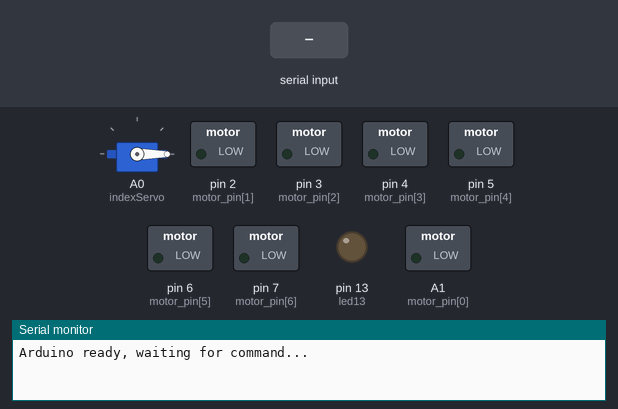
A sketch run on a simulated Arduino Leonardo, built with avr-gcc and run on an emulated ATmega32U4. Parts: servo, switched loads named in the sketch (green lamp = pin HIGH), output pins drawn as LEDs (lit = HIGH), the last lines printed to the serial monitor. The test bench sets the inputs (shaded band).

Above: at 1.2 s.
1.3 s: byte 30 received over Serial
At 1.7 s:
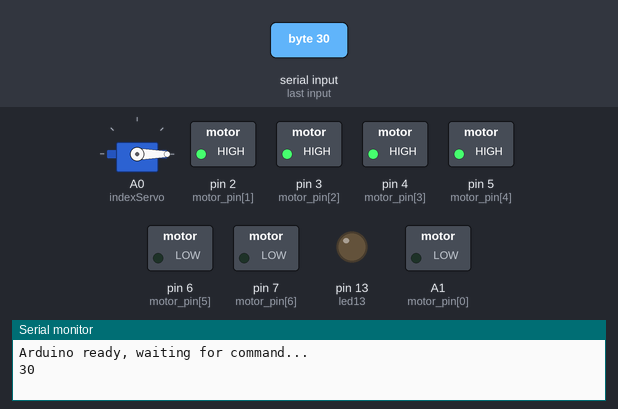
3.3 s: byte 90 received over Serial
At 3.7 s:
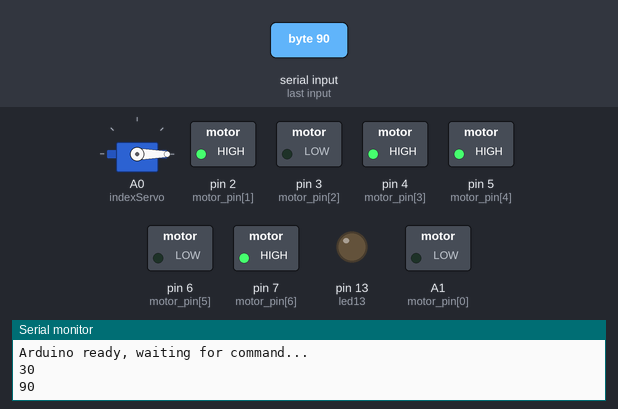
5.3 s: byte 120 received over Serial
At 5.7 s:
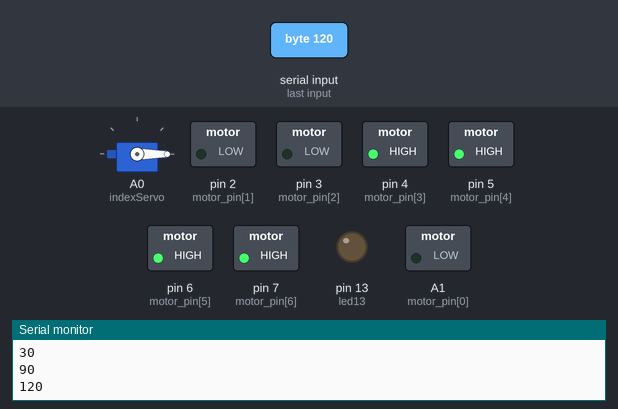
Timing chart, 0 to 8.3 s (numbered marks = the images above; inputs shaded):
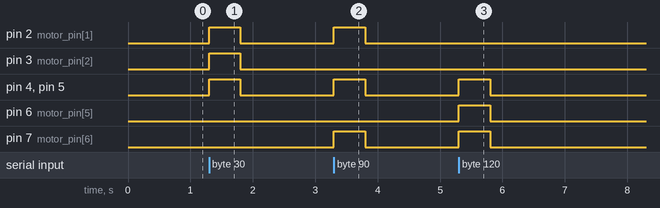

The sketch:

GloveServoClient_7buzz_array.ino
```cpp
#include <Servo.h>
//note nano esp32 uses a different library and pin layout; A1 is not the same in nano32 vs uno
//#include <ESP32Servo.h>

#define NUM_MOTORS 7
#define BUZZ_DURATION 500  // divide by 1,000 to go from ms to s

int motor_flag[NUM_MOTORS] = { 0 };                    // Array to store received values
//
//int motor_pin[NUM_MOTORS] = { 2, 3, 4, 5, 6, 7, 8 };  // Assign motor control pins: index buzzer, x+/-, y+/-, z+/-
//this pin arrangement works for arduino nanoESP32 (see pingames file and sticky note for proper mapping; A1!=A1)
//
int motor_pin[NUM_MOTORS] = { A1, 2, 3, 4, 5, 6, 7 };  // Assign motor control pins: index buzzer, x+/-, y+/-, z+/-
//this pin arrangement works for arduino uno
//
unsigned long last_buzz_time[NUM_MOTORS] = { 0 };  //refractory timer for each motor
unsigned long last_serial_time = 0;
uint8_t incomingByte;

//updated circa 3/19/25
//Servo myServo;  // Servo object
//int button0Pin = A1;  // Pin connected to  button0
//int indexServoPin = A1;
// int XPosPin = 2;
// int XNegPin = 3;
// int YPosPin = 4;
// int YNegPin = 5;
// int ZPosPin = 6;
// int ZNegPin = 7;
int led13 = 13;
int holder = 0;
Servo indexServo;

int buttonState;
int xState = 0, yState = 0, zState = 0;  // Default to neutral position
void setup() {
  Serial.begin(9600);  // Initialize Serial

  for (int i = 0; i < NUM_MOTORS; i++) {
    pinMode(motor_pin[i], OUTPUT);
  }

  pinMode(led13, OUTPUT);
  indexServo.attach(A0);
  Serial.println("Arduino ready, waiting for command...");
}

void loop() {
  unsigned long current_time = millis();

  if (Serial.available()) {
    incomingByte = Serial.read();
    Serial.println(incomingByte);
    last_serial_time = current_time;

    for (int i = 0; i < NUM_MOTORS; i++) {
      int new_flag = (incomingByte >> i) & 0x01;

      if (i == 0) {
        motor_flag[i] = new_flag;  // button0 flag is stateful
      } else if (new_flag == 1) {
        motor_flag[i] = 1;
        last_buzz_time[i] = current_time;  // Record activation time
      }
    }
  }


  // Activate buzzers based on state
  //button0 buzzer
  if (motor_flag[0] == 1) {
    analogWrite(motor_pin[0], 255);
    indexServo.write(180);
    digitalWrite(led13, HIGH);
  } else {
    analogWrite(motor_pin[0], 0);
    indexServo.write(0);
    digitalWrite(led13, LOW);
  }

  for (int i = 1; i < NUM_MOTORS; i++) {
    if (motor_flag[i] == 1 && (current_time - last_buzz_time[i] <= BUZZ_DURATION)) {
      analogWrite(motor_pin[i], 255);  // Vibrate
    } else {
      analogWrite(motor_pin[i], 0);  // Stop
      motor_flag[i] = 0;             // Reset flag
    }
  }
}
```

Measured:
- after the input at 1.3 s, pin 2 (motor_pin[1]), pin 3 (motor_pin[2]), pin 4 (motor_pin[3]), pin 5 (motor_pin[4]): LOW → HIGH at once, → LOW 0.50 s later
- after the input at 3.3 s, pin 2 (motor_pin[1]), pin 4 (motor_pin[3]), pin 5 (motor_pin[4]), pin 7 (motor_pin[6]): LOW → HIGH at once, → LOW 0.50 s later
- after the input at 5.3 s, pin 4 (motor_pin[3]), pin 5 (motor_pin[4]), pin 6 (motor_pin[5]), pin 7 (motor_pin[6]): LOW → HIGH at once, → LOW 0.50 s later
